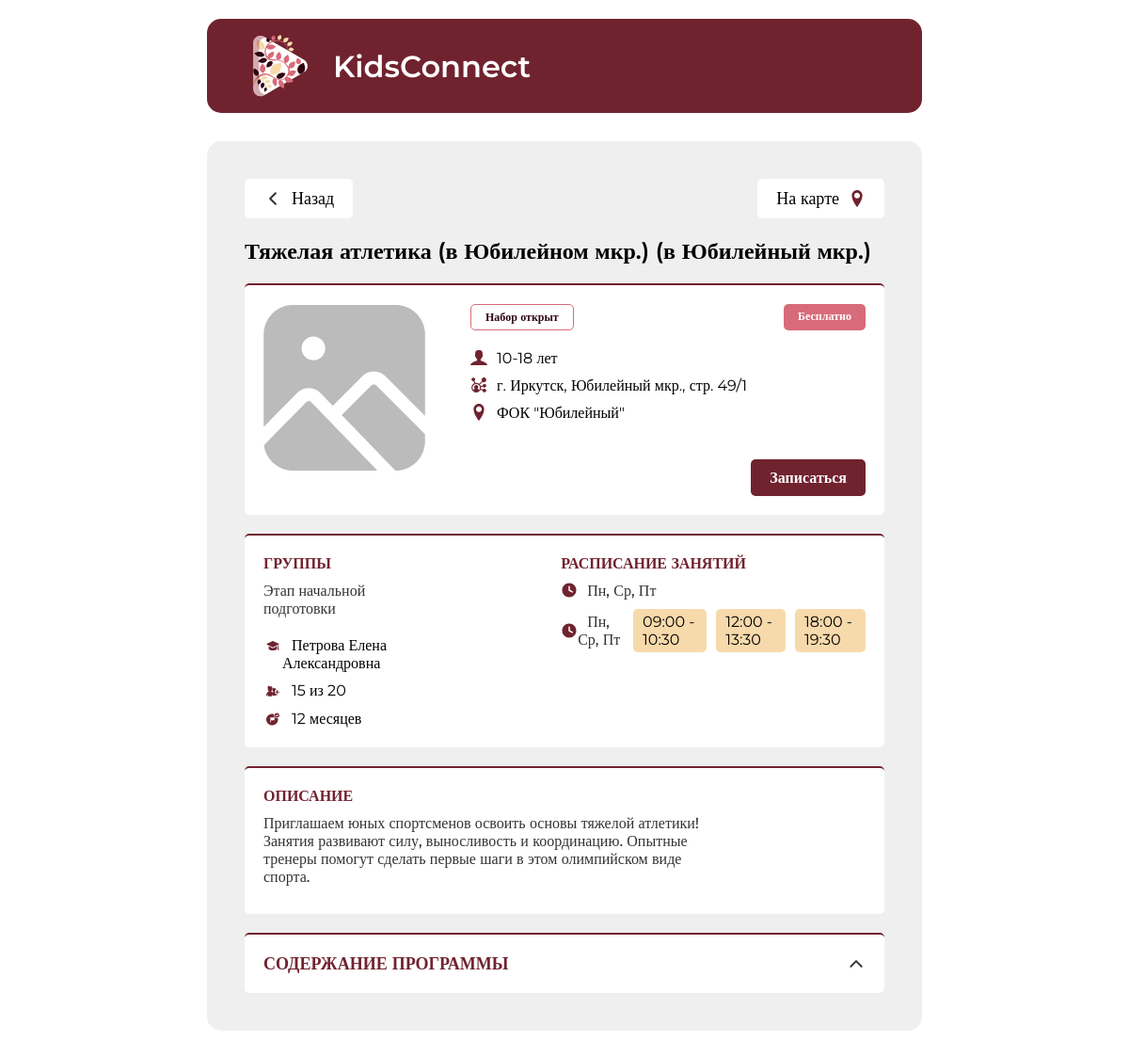
Page /practice/club_details.php?id=1 on the committed database.
### tables this page shows
CREATE TABLE `clubs` (
  `id` int NOT NULL,
  `category_id` int DEFAULT NULL,
  `title` varchar(255) NOT NULL,
  `location` varchar(255) DEFAULT NULL,
  `is_free` tinyint(1) DEFAULT '0',
  `price` varchar(255) DEFAULT NULL,
  `hashtag` varchar(255) DEFAULT NULL,
  `age_range` varchar(255) DEFAULT NULL,
  `address` varchar(255) DEFAULT NULL,
  `venue` varchar(255) DEFAULT NULL,
  `schedule_days` varchar(255) DEFAULT NULL,
  `schedule_times` text,
  `description` text,
  `image_path` varchar(255) DEFAULT NULL
);

### practice/club_details.php (the view, shortened to what this page needs)
<?php
$db = mysqli_connect('MySQL-8.0', 'root', '', 'mybase');
if (isset($_GET['id']) && is_numeric($_GET['id'])) {
    $club_id = $_GET['id'];
    $query = "SELECT * FROM clubs WHERE id = ?";
    $stmt = mysqli_prepare($db, $query);
    mysqli_stmt_bind_param($stmt, "i", $club_id);
    mysqli_stmt_execute($stmt);
    $result = mysqli_stmt_get_result($stmt);
    if ($result && mysqli_num_rows($result) > 0) {
        $club = mysqli_fetch_assoc($result);
        ?>
        <!DOCTYPE html>
        <html lang="en">
        <head>
            <link rel="stylesheet" href="css/1.css">
        </head>
        <body>
        <header>
            <div class="header">
                <div class="header-content">
                    <img class="levitate" src="img/LeavesPlay 1 (2).svg" alt="">
                    <p class="KidsConnect">KidsConnect</p>
                </div>
            </div>
        </header>
        <main>
            <div class="main">
                <div class="back-maps">
                    <button class="back" onclick="window.history.back()">
                        <img src="img/Frame 462.svg" alt="">
                        <p>Назад</p>
                    </button>
                    <button class="maps" onclick="openMap('<?php
                        $address = htmlspecialchars($club['address']);
                        echo str_replace('г.', '', $address);
                    ?>')">
                        <p>На карте</p>
                        <img src="img/locationpointer_83774 1.svg" alt="">
                    </button>
                </div>
                <div class="name">
                    <p class="name-text"><?php echo htmlspecialchars($club['title']); ?>
                        <?php if (!empty($club['location'])): ?>
                            (в <?php echo htmlspecialchars($club['location']); ?>)
                        <?php endif; ?>
                    </p>
                </div>
                <div class="q">
                    <div class="qq">
                        <img src="<?php echo htmlspecialchars($club['image_path']); ?>" alt="<?php echo htmlspecialchars($club['title']); ?>">
                    </div>
                    <div class="qqq">
                        <div class="qqw">
                            <span class="qww">Набор открыт</span>
                            <span class="www">
                                <?php if ($club['is_free']): ?>
                                    Бесплатно
                                <?php elseif ($club['price'] === 'Первое бесплатно'): ?>
                                    Первое бесплатно
                                <?php else: ?>
                                    <?php echo htmlspecialchars($club['price']); ?>
                                <?php endif; ?>
                            </span>
                        </div>
                        <ul class="wwe">
                            <div class="wwe-img">
                                <img src="img/Frame 397.svg" alt="">
                                <li><?php echo htmlspecialchars($club['age_range']); ?></li>
                            </div>
                            <div class="wwe-img">
                                <img src="img/ui_affiliate_web_network_icon_233687 1.svg" alt="">
                                <li><?php echo htmlspecialchars($club['address']); ?></li>
                            </div>
                            <div class="wwe-img">
                                <img src="img/locationpointer_83774 1.svg" alt="">
                                <li><?php echo htmlspecialchars($club['venue']); ?></li>
                            </div>
                        </ul>
                        <div class="wee">
                            <button>Записаться</button>
                        </div>
                    </div>
                </div>
                <div class="q">
                    <div class="qqq-q">
                        <p class="grup">ГРУППЫ</p>
                        <p class="etap">Этап начальной подготовки</p>
                        <ul class="wwe">
                            <div class="wwe-img">
                                <img src="img/Frame 473.svg" alt="">
                                <li>Петрова Елена Александровна</li>
                            </div>
                            <div class="wwe-img">
                                <img src="img/Frame 474.svg" alt="">
                                <li>15 из 20</li>
                            </div>
                            <div class="wwe-img">
                                <img src="img/Frame 475.svg" alt="">
                                <li>12 месяцев</li>
                            </div>
                        </ul>
                    </div>
                    <div class="schedule">
                        <p class="grup">РАСПИСАНИЕ ЗАНЯТИЙ</p>
                        <ul class="wwe">
                            <div class="wwe-img">
                                <img src="img/clock_time_icon_142903 1.svg" alt="">
                                <li class="day"><?php echo htmlspecialchars($club['schedule_days']); ?></li>
                            </div>
                            <div class="wwe-taim">
                                <img src="img/clock_time_icon_142903 1.svg" alt="">
                                <li class="day"><?php echo htmlspecialchars($club['schedule_days']); ?></li>
                                <?php
                                $schedule_times = explode("\n", $club['schedule_times']);
                                foreach ($schedule_times as $time):
                                    $time = trim($time);
                                    if (!empty($time)):
                                        ?>
                                        <div class="taim">
                                            <p><?php echo htmlspecialchars($time); ?></p>
                                        </div>
                                    <?php endif; ?>
                                <?php endforeach; ?>
                            </div>
                        </ul>
                    </div>
                </div>
                <div class="q">
                    <div class="qqq-q">
                        <p class="grup">ОПИСАНИЕ</p>
                        <p class="etap"><?php echo htmlspecialchars($club['description']); ?></p>
                    </div>
                </div>
                <div class="q-q">
                    <div class="qqq-qq">
                        <div class="content-container">
                            <div class="toggle-header">
                                <span class="header-text">СОДЕРЖАНИЕ ПРОГРАММЫ</span>
                                <img src="/img/Frame 462 (1).svg" alt="Стрелка" class="arrow">
                            </div>
                        </div>
                    </div>
                </div>
            </div>
        </main>
        </body>
        </html>
        <?php
    } else {
        echo "Кружок не найден.";
    }
} else {
    echo "Некорректный запрос.";
}
?>

### practice/css/1.css (style rules this page uses)
* { padding: 0; margin: 0; font-family: "Montserrat"; transition: all 0.3s; }
body { padding-left: 220px; padding-right: 220px; padding-top: 20px }
.header { display: flex; align-items: center; height: 100px; background-color: #70232F; border-radius: 15px; }
.KidsConnect { font-weight: 600; font-size: 32px; color: #FFFFFF; }
.main { padding: 40px; margin-top: 30px; margin-bottom: 40px; border-radius: 15px; background-color: #EFEFEF; }
.back-maps { display: flex; justify-content: space-between; }
.back { display: flex; align-items: center; padding: 10px 20px 10px 20px; background-color: #FFFFFF; border-radius: 5px; border: none; gap: 10px; font-size: 18px; }
.maps { display: flex; align-items: center; padding: 10px 20px 10px 20px; background-color: #FFFFFF; border-radius: 5px; border: none; gap: 10px; font-size: 18px; }
.name-text { font-size: 24px; font-weight: 600; margin-bottom: 20px; margin-top: 20px; }
.q { margin-bottom: 20px; border-radius: 5px; background-color: #FFFFFF; border-top: 2px solid #70232F; padding: 20px; display: flex; align-items: flex-start; }
.q-q { border-radius: 5px; background-color: #FFFFFF; border-top: 2px solid #70232F; padding: 20px; display: flex; align-items: flex-start; }
.qq { flex: 0 0 200px; margin-right: 20px; }
.qq img { height: auto; }
.qqq { flex: 1; display: flex; flex-direction: column; }
.qqw { display: flex; justify-content: space-between; margin-bottom: 10px; }
.qqw span { padding: 5px 10px; border-radius: 5px; }
.qqw .qww { font-size: 12px; font-weight: 600; color: #2F050F; border-radius: 5px; border: 1px solid #D86B79; padding: 5px 15px 5px 15px; }
.qqw .www { font-size: 12px; font-weight: 600; background-color: #D86B79; color: #ffffff; border-radius: 5px; padding: 5px 15px 5px 15px; }
.wwe { list-style: none; padding: 0; }
.wwe li:before { content: " "; margin-right: 10px; }
.wee { display: flex; justify-content: flex-end; margin-top: 40px; }
.wee button { font-size: 16px; font-weight: 600; background-color: #70232F; color: #ffffff; border-radius: 5px; padding: 10px 20px 10px 20px; border: none; }
.wwe-img { margin-top: 10px; display: flex; align-items: flex-start; }
.grup { font-weight: 600; font-size: 18; color: #70232F; margin-bottom: 10px; }
.etap { font-weight: 500; font-size: 16; color: #333333; margin-bottom: 10px; }
.taim { margin-left: 10px; display: flex; background-color: #F7DAAB; gap: 10px; padding: 4px 10px 4px 10px; border-radius: 5px; }
.wwe-taim { margin-top: 10px; display: flex; align-items: center; }
.day { font-weight: 500; font-size: 16; color: #333333; }
.qqq-q { margin-right: 153px; display: flex; flex-direction: column; }
.qqq-qq { flex: 1; display: flex; flex-direction: column; justify-content: space-between; }
.toggle-header { flex: 1; display: flex; justify-content: space-between; cursor: pointer; }
.header-text { color: #70232F; font-size: 18px; font-weight: 600; }
.arrow, .level-arrow { width: 20px; transition: transform 0.3s ease; }
.levitate { animation: levitate-animation 2s ease-in-out infinite alternate; transform-origin: center; transform: translate3d(0, 0, 0); }

### rows in the picture
clubs: title "Тяжелая атлетика (в Юбилейном мкр.)", location "Юбилейный мкр.", image_path (picture), age_range "10-18 лет", address "г. Иркутск, Юбилейный мкр., стр. 49/1", venue "ФОК \"Юбилейный\"", schedule_days "Пн, Ср, Пт", schedule_times "09:00 - 10:30", schedule_times "12:00 - 13:30", schedule_times "18:00 - 19:30", description "Приглашаем юных спортсменов освоить основы тяжелой атлетики! Занятия развивают силу, выносливость и координацию. Опытные тренеры помогут сделать первые шаги в этом олимпийском виде спорта."
